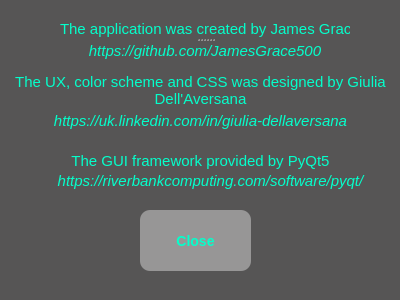
<?xml version="1.0" encoding="UTF-8"?>
<ui version="4.0">
 <class>Dialog</class>
 <widget class="QDialog" name="Dialog">
  <property name="geometry">
   <rect>
    <x>0</x>
    <y>0</y>
    <width>400</width>
    <height>300</height>
   </rect>
  </property>
  <property name="font">
   <font>
    <pointsize>10</pointsize>
   </font>
  </property>
  <property name="windowTitle">
   <string>Dialog</string>
  </property>
  <property name="styleSheet">
   <string notr="true">background-color:rgb(86,85,85);
</string>
  </property>
  <widget class="QPushButton" name="closebutton">
   <property name="geometry">
    <rect>
     <x>140</x>
     <y>210</y>
     <width>111</width>
     <height>61</height>
    </rect>
   </property>
   <property name="styleSheet">
    <string notr="true">color:rgb(4,255,203);
background-color:rgb(151,150,150);
  border-width: 2px;
    border-radius: 10px;
    border-color: beige;
    font: bold 14px;
    min-width: 5em;
    padding: 6px;</string>
   </property>
   <property name="text">
    <string>Close</string>
   </property>
  </widget>
  <widget class="QLabel" name="label_2">
   <property name="geometry">
    <rect>
     <x>10</x>
     <y>70</y>
     <width>381</width>
     <height>41</height>
    </rect>
   </property>
   <property name="font">
    <font>
     <pointsize>11</pointsize>
     <italic>false</italic>
    </font>
   </property>
   <property name="styleSheet">
    <string notr="true">color:rgb(4,255,203);
font-size:18
</string>
   </property>
   <property name="text">
    <string>The UX, color scheme and CSS was designed by Giulia Dell'Aversana</string>
   </property>
   <property name="alignment">
    <set>Qt::AlignCenter</set>
   </property>
   <property name="wordWrap">
    <bool>true</bool>
   </property>
  </widget>
  <widget class="QLabel" name="label_3">
   <property name="geometry">
    <rect>
     <x>40</x>
     <y>150</y>
     <width>321</width>
     <height>21</height>
    </rect>
   </property>
   <property name="font">
    <font>
     <pointsize>11</pointsize>
     <italic>false</italic>
    </font>
   </property>
   <property name="styleSheet">
    <string notr="true">color:rgb(4,255,203);
font-size:18</string>
   </property>
   <property name="text">
    <string>The GUI framework provided by PyQt5</string>
   </property>
   <property name="alignment">
    <set>Qt::AlignCenter</set>
   </property>
   <property name="wordWrap">
    <bool>true</bool>
   </property>
  </widget>
  <widget class="QLabel" name="label_5">
   <property name="geometry">
    <rect>
     <x>10</x>
     <y>110</y>
     <width>381</width>
     <height>21</height>
    </rect>
   </property>
   <property name="font">
    <font>
     <pointsize>11</pointsize>
     <italic>true</italic>
    </font>
   </property>
   <property name="styleSheet">
    <string notr="true">color:rgb(4,255,203);
font-size:18
</string>
   </property>
   <property name="text">
    <string>https://uk.linkedin.com/in/giulia-dellaversana</string>
   </property>
   <property name="alignment">
    <set>Qt::AlignCenter</set>
   </property>
   <property name="wordWrap">
    <bool>true</bool>
   </property>
  </widget>
  <widget class="QLabel" name="label_6">
   <property name="geometry">
    <rect>
     <x>40</x>
     <y>170</y>
     <width>341</width>
     <height>21</height>
    </rect>
   </property>
   <property name="font">
    <font>
     <pointsize>11</pointsize>
     <italic>true</italic>
    </font>
   </property>
   <property name="styleSheet">
    <string notr="true">color:rgb(4,255,203);
font-size:18</string>
   </property>
   <property name="text">
    <string>https://riverbankcomputing.com/software/pyqt/</string>
   </property>
   <property name="alignment">
    <set>Qt::AlignCenter</set>
   </property>
   <property name="wordWrap">
    <bool>true</bool>
   </property>
  </widget>
  <widget class="QSplitter" name="splitter">
   <property name="geometry">
    <rect>
     <x>60</x>
     <y>20</y>
     <width>290</width>
     <height>40</height>
    </rect>
   </property>
   <property name="orientation">
    <enum>Qt::Vertical</enum>
   </property>
   <widget class="QLabel" name="label">
    <property name="font">
     <font>
      <pointsize>11</pointsize>
      <italic>false</italic>
     </font>
    </property>
    <property name="styleSheet">
     <string notr="true">color:rgb(4,255,203);
font-size:18
</string>
    </property>
    <property name="text">
     <string>The application was created by James Grace</string>
    </property>
   </widget>
   <widget class="QLabel" name="label_4">
    <property name="font">
     <font>
      <pointsize>11</pointsize>
      <italic>true</italic>
     </font>
    </property>
    <property name="styleSheet">
     <string notr="true">color:rgb(4,255,203);
font-size:18
</string>
    </property>
    <property name="text">
     <string>https://github.com/JamesGrace500</string>
    </property>
    <property name="alignment">
     <set>Qt::AlignCenter</set>
    </property>
   </widget>
  </widget>
 </widget>
 <resources/>
 <connections/>
</ui>
